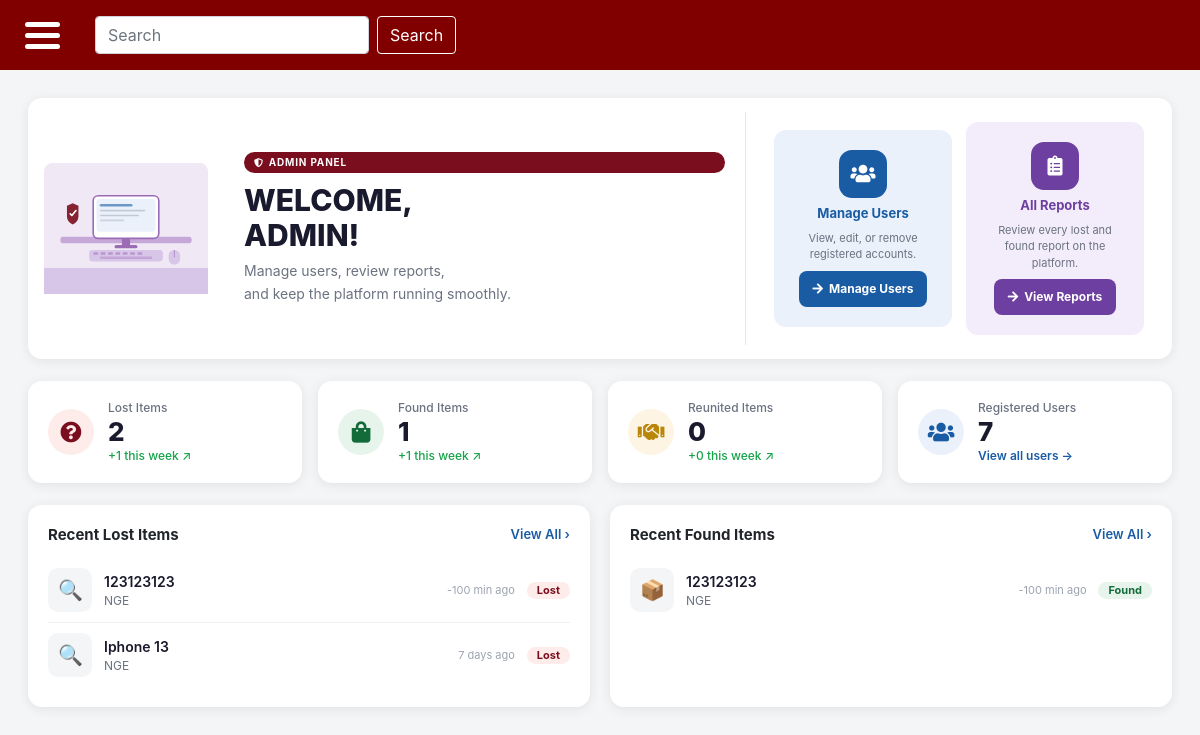
/admin-dashboard.php (signed in), run on the app's committed database.
### tables this page shows
CREATE TABLE `users` (
  `user_id` int(11) NOT NULL,
  `full_name` varchar(255) DEFAULT NULL,
  `institutionalEmail` varchar(255) DEFAULT NULL,
  `password` varchar(255) NOT NULL,
  `is_admin` tinyint(1) DEFAULT 0
);

CREATE TABLE `posts` (
  `post_id` int(11) NOT NULL,
  `user_id` int(11) DEFAULT NULL,
  `location_id` int(11) DEFAULT NULL,
  `specific_location` varchar(255) DEFAULT NULL,
  `category_id` int(11) DEFAULT NULL,
  `dropOff_id` int(11) DEFAULT NULL,
  `type` varchar(255) DEFAULT NULL,
  `itemName` varchar(255) DEFAULT NULL,
  `publicDescription` varchar(255) DEFAULT NULL,
  `privateDetails` varchar(255) DEFAULT NULL,
  `currentStatus` varchar(20) DEFAULT 'PENDING',
  `dateReported` datetime DEFAULT current_timestamp(),
  `expirationDate` datetime DEFAULT NULL
);

CREATE TABLE `location` (
  `location_id` int(11) NOT NULL,
  `locationName` varchar(255) NOT NULL,
  `zone` varchar(100) NOT NULL
);

### admin-dashboard.php (the view, shortened to what this page needs)
<?php
require_once 'connect.php';
$user_id = $_SESSION['userID'];
$stmt = $connection->prepare("SELECT full_name, institutionalEmail FROM users WHERE user_id = ?");
$stmt->bind_param("i", $user_id);
$stmt->execute();
$user = $stmt->get_result()->fetch_assoc();
$lostCount     = $connection->query("SELECT COUNT(*) AS c FROM posts WHERE type='LOST'")->fetch_assoc()['c'] ?? 0;
$foundCount    = $connection->query("SELECT COUNT(*) AS c FROM posts WHERE type='FOUND'")->fetch_assoc()['c'] ?? 0;
$reunitedCount = $connection->query("SELECT COUNT(*) AS c FROM posts WHERE currentStatus='REUNITED'")->fetch_assoc()['c'] ?? 0;
$userCount     = $connection->query("SELECT COUNT(*) AS c FROM users WHERE is_admin = 0")->fetch_assoc()['c'] ?? 0;
$lostWeek     = $connection->query("SELECT COUNT(*) AS c FROM posts WHERE type='LOST'  AND dateReported >= NOW() - INTERVAL 7 DAY")->fetch_assoc()['c'] ?? 0;
$foundWeek    = $connection->query("SELECT COUNT(*) AS c FROM posts WHERE type='FOUND' AND dateReported >= NOW() - INTERVAL 7 DAY")->fetch_assoc()['c'] ?? 0;
$reunitedWeek = $connection->query("SELECT COUNT(*) AS c FROM posts WHERE currentStatus='REUNITED' AND dateReported >= NOW() - INTERVAL 7 DAY")->fetch_assoc()['c'] ?? 0;
$recentLostResult = $connection->query("
    SELECT p.post_id, p.itemName, p.dateReported, p.currentStatus, l.locationName
    FROM posts p
    LEFT JOIN location l ON p.location_id = l.location_id
    WHERE p.type = 'LOST'
    ORDER BY p.dateReported DESC
    LIMIT 3
");
$recentLost = $recentLostResult ? $recentLostResult->fetch_all(MYSQLI_ASSOC) : [];
$recentFoundResult = $connection->query("
    SELECT p.post_id, p.itemName, p.dateReported, p.currentStatus, l.locationName
    FROM posts p
    LEFT JOIN location l ON p.location_id = l.location_id
    WHERE p.type = 'FOUND'
    ORDER BY p.dateReported DESC
    LIMIT 3
");
$recentFound = $recentFoundResult ? $recentFoundResult->fetch_all(MYSQLI_ASSOC) : [];
function timeAgo($datetime) {
    $diff = time() - strtotime($datetime);
    if ($diff < 3600)  return floor($diff / 60)   . ' min ago';
    return floor($diff / 86400) . ' days ago';
}
?>
<?php include 'header_footer/main-header.php'; ?>
<link rel="stylesheet" href="https://cdnjs.cloudflare.com/ajax/libs/font-awesome/5.15.4/css/all.min.css">
<div class="layout">
    <?php require_once 'admin-side-menu.php'; ?>
    <div class="main-content">
        <div class="db-wrap">
            <div class="hero-card">
                <div class="hero-illus">
                </div>
                <div class="hero-text">
                    <div class="admin-chip"><i class="fas fa-shield-alt"></i> Admin Panel</div>
                    <h1>WELCOME,<br><?= strtoupper(htmlspecialchars($user['full_name'] ?? 'ADMIN')) ?>!</h1>
                    <p>Manage users, review reports,<br>and keep the platform running smoothly.</p>
                </div>
                <div class="hero-actions">
                    <div class="act-card blue">
                        <div class="act-icon blue"><i class="fas fa-users"></i></div>
                        <h3 class="blue">Manage Users</h3>
                        <p>View, edit, or remove registered accounts.</p>
                        <a href="manage-users.php" class="btn-act blue">
                            <i class="fas fa-arrow-right"></i> Manage Users
                        </a>
                    </div>
                    <div class="act-card purple">
                        <div class="act-icon purple"><i class="fas fa-clipboard-list"></i></div>
                        <h3 class="purple">All Reports</h3>
                        <p>Review every lost and found report on the platform.</p>
                        <a href="all-reports.php" class="btn-act purple">
                            <i class="fas fa-arrow-right"></i> View Reports
                        </a>
                    </div>
                </div>
            </div>
            <div class="stats-grid">
                <div class="stat-card">
                    <div class="stat-ico red"><i class="fas fa-question-circle fa-lg"></i></div>
                    <div class="stat-info">
                        <div class="lbl">Lost Items</div>
                        <div class="num"><?= $lostCount ?></div>
                        <div class="trnd">+<?= $lostWeek ?> this week ↗</div>
                    </div>
                </div>
                <div class="stat-card">
                    <div class="stat-ico green"><i class="fas fa-shopping-bag fa-lg"></i></div>
                    <div class="stat-info">
                        <div class="lbl">Found Items</div>
                        <div class="num"><?= $foundCount ?></div>
                        <div class="trnd">+<?= $foundWeek ?> this week ↗</div>
                    </div>
                </div>
                <div class="stat-card">
                    <div class="stat-ico gold"><i class="fas fa-handshake fa-lg"></i></div>
                    <div class="stat-info">
                        <div class="lbl">Reunited Items</div>
                        <div class="num"><?= $reunitedCount ?></div>
                        <div class="trnd">+<?= $reunitedWeek ?> this week ↗</div>
                    </div>
                </div>
                <div class="stat-card">
                    <div class="stat-ico blue"><i class="fas fa-users fa-lg"></i></div>
                    <div class="stat-info">
                        <div class="lbl">Registered Users</div>
                        <div class="num"><?= $userCount ?></div>
                        <div class="val"><a href="manage-users.php">View all users &rarr;</a></div>
                    </div>
                </div>
            </div>
            <div class="recent-grid">
                <div class="rc-card">
                    <div class="rc-head">
                        <h3>Recent Lost Items</h3>
                        <a href="all-reports.php?type=lost">View All &rsaquo;</a>
                    </div>
                    <?php if (empty($recentLost)): ?>
                        <div class="empty-state">No lost items reported yet.</div>
                    <?php else: ?>
                        <?php foreach ($recentLost as $item): ?>
                        <div class="item-row">
                            <div class="item-ico">🔍</div>
                            <div class="item-info">
                                <div class="nm"><?= htmlspecialchars($item['itemName'] ?? '—') ?></div>
                                <div class="loc"><?= htmlspecialchars($item['locationName'] ?? 'Unknown location') ?></div>
                            </div>
                            <span class="item-time"><?= timeAgo($item['dateReported']) ?></span>
                            <span class="badge lost">Lost</span>
                        </div>
                        <?php endforeach; ?>
                    <?php endif; ?>
                </div>
                <div class="rc-card">
                    <div class="rc-head">
                        <h3>Recent Found Items</h3>
                        <a href="all-reports.php?type=found">View All &rsaquo;</a>
                    </div>
                    <?php if (empty($recentFound)): ?>
                        <div class="empty-state">No found items reported yet.</div>
                    <?php else: ?>
                        <?php foreach ($recentFound as $item): ?>
                        <div class="item-row">
                            <div class="item-ico">📦</div>
                            <div class="item-info">
                                <div class="nm"><?= htmlspecialchars($item['itemName'] ?? '—') ?></div>
                                <div class="loc"><?= htmlspecialchars($item['locationName'] ?? 'Unknown location') ?></div>
                            </div>
                            <span class="item-time"><?= timeAgo($item['dateReported']) ?></span>
                            <span class="badge found">Found</span>
                        </div>
                        <?php endforeach; ?>
                    <?php endif; ?>
                </div>
            </div>
        </div>
    </div>
</div>
<?php include 'header_footer/footer.php'; ?>

### css/global.css (style rules this page uses)
html, body { margin: 0; padding: 0; min-height: 100%; background-color: #f5f5f5; }
.layout { display: flex; min-height: 100vh; width: 100%; }
.main-content { flex: 1; min-height: 100vh; background-color: #f5f5f5; display: flex; flex-direction: column; }

### data on the page
users: full_name "ADMIN"
posts: itemName "123123123", location.locationName "NGE", dateReported "-100 min ago"
posts: itemName "Iphone 13", location.locationName "NGE", dateReported "7 days ago"
posts: itemName "123123123", location.locationName "NGE", dateReported "-100 min ago"

### other printed values
$lostCount "2"
$lostWeek "1"
$foundCount "1"
$foundWeek "1"
$reunitedCount "0"
$reunitedWeek "0"
$userCount "7"
